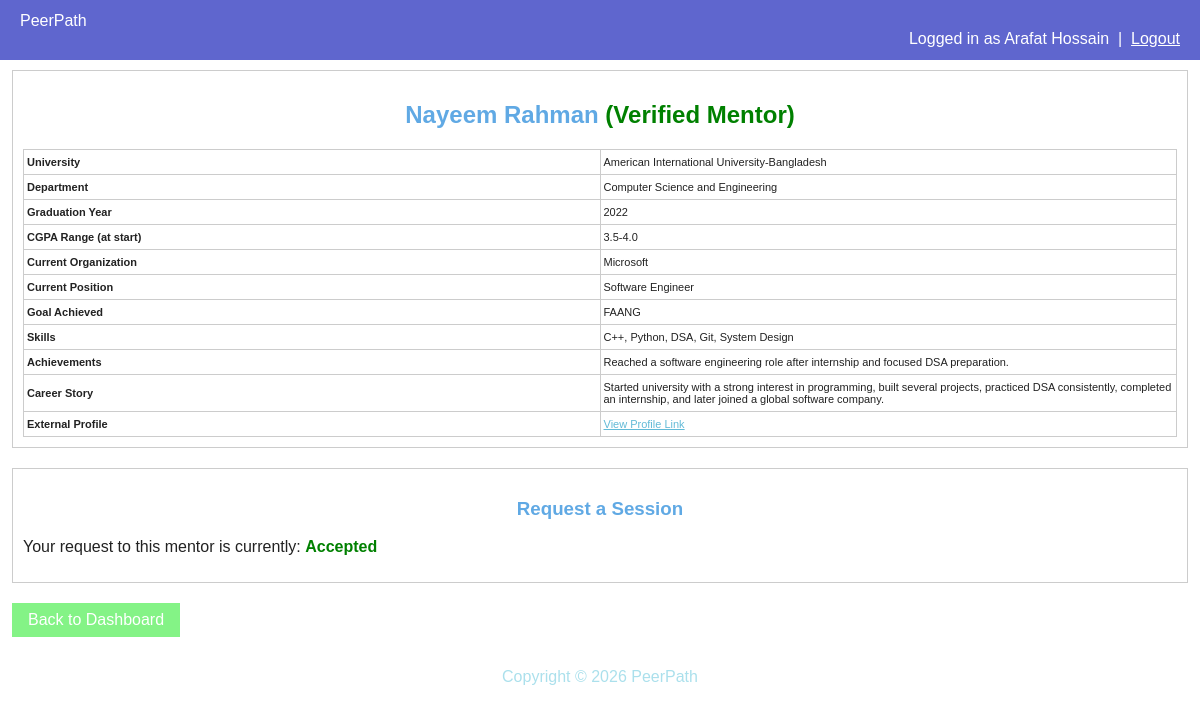
The app's page /view_mentor.php?id=9 (signed in) with its own data.
### tables this page shows
CREATE TABLE mentor_profiles (
    user_id              INT PRIMARY KEY,
    university           VARCHAR(150),
    department           VARCHAR(100),
    cgpa_range           ENUM('<2.5','2.5-3.0','3.0-3.5','3.5-4.0'),  
    graduation_year      YEAR,
    current_organization VARCHAR(150),
    current_position     VARCHAR(150),
    skills               VARCHAR(255),
    achievements         TEXT,
    career_story         TEXT,            
    external_profile_url VARCHAR(255),     
    goal_achieved        ENUM('FAANG','MS_Abroad','PhD_Abroad','PhD_Local',
                               'Research','Startup','Government','Other'),
    verification_status  ENUM('pending','verified','rejected') DEFAULT 'pending',
    FOREIGN KEY (user_id) REFERENCES users(user_id) ON DELETE CASCADE
);

CREATE TABLE users (
    user_id     INT AUTO_INCREMENT PRIMARY KEY,
    full_name   VARCHAR(100) NOT NULL,
    email       VARCHAR(150) NOT NULL UNIQUE,
    password    VARCHAR(255) NOT NULL,
    role        ENUM('student', 'mentor', 'admin') NOT NULL,
    created_at  TIMESTAMP DEFAULT CURRENT_TIMESTAMP
);

CREATE TABLE session_requests (
    request_id    INT AUTO_INCREMENT PRIMARY KEY,
    student_id    INT NOT NULL,
    mentor_id     INT NOT NULL,
    message       TEXT NOT NULL,
    status        ENUM('pending','accepted','rejected') DEFAULT 'pending',
    requested_at  TIMESTAMP DEFAULT CURRENT_TIMESTAMP,
    responded_at  TIMESTAMP NULL,
    FOREIGN KEY (student_id) REFERENCES users(user_id) ON DELETE CASCADE,
    FOREIGN KEY (mentor_id)  REFERENCES users(user_id) ON DELETE CASCADE
);

### view_mentor.php (the view, shortened to what this page needs)
<?php
include("db.php");
$viewerRole = $_SESSION["role"];
$viewerId   = $_SESSION["user_id"];
if ($viewerRole == "student") {
    $dashboardLink = "student_dashboard.php";
} elseif ($viewerRole == "mentor") {
    $dashboardLink = "mentor_dashboard.php";
} else {
    $dashboardLink = "admin_dashboard.php";
}
$mentorId = isset($_GET["id"]) ? (int) $_GET["id"] : 0;
$stmt = mysqli_prepare($conn,
    "SELECT u.user_id, u.full_name, u.email,
            m.university, m.department, m.cgpa_range, m.graduation_year,
            m.current_organization, m.current_position, m.skills,
            m.achievements, m.career_story, m.external_profile_url,
            m.goal_achieved, m.verification_status
     FROM users u
     JOIN mentor_profiles m ON u.user_id = m.user_id
     WHERE u.user_id = ? AND u.role = 'mentor'");
mysqli_stmt_bind_param($stmt, "i", $mentorId);
mysqli_stmt_execute($stmt);
$mentorResult = mysqli_stmt_get_result($stmt);
$mentor = mysqli_fetch_assoc($mentorResult);
$notFound = false;
$notAvailable = false;
$existingRequest = null;
if ($viewerRole == "student" && !$notFound && !$notAvailable) {
    $checkStmt = mysqli_prepare($conn,
        "SELECT status FROM session_requests
         WHERE student_id = ? AND mentor_id = ?
         ORDER BY requested_at DESC LIMIT 1");
    mysqli_stmt_bind_param($checkStmt, "ii", $viewerId, $mentorId);
    mysqli_stmt_execute($checkStmt);
    $checkResult = mysqli_stmt_get_result($checkStmt);
    $existingRequest = mysqli_fetch_assoc($checkResult);
}
?>
<!DOCTYPE html>
<html>
<head>
    <link rel="stylesheet" href="style.css">
</head>
<body>
<div class="navbar">
    <div class="nav-links">
        <a href="<?php echo $dashboardLink; ?>">PeerPath</a>
    </div>
    <div class="nav-user">
        Logged in as <?php echo htmlspecialchars($_SESSION["full_name"]); ?>
        &nbsp;|&nbsp;
        <a href="logout.php">Logout</a>
    </div>
</div>
<div class="container">
    <?php if ($notFound): ?>
        <div class="card">
            <p class="alert-error">Mentor not found.</p>
            <a href="<?php echo $dashboardLink; ?>" class="btn">Back to Dashboard</a>
        </div>
    <?php else: ?>
        <div class="card">
            <h2>
                <?php echo htmlspecialchars($mentor["full_name"]); ?>
                <?php if ($mentor["verification_status"] == "verified"): ?>
                    <span class="status-verified">(Verified Mentor)</span>
                <?php endif; ?>
            </h2>
            <table class="table-basic">
                <tr><td><strong>University</strong></td><td><?php echo htmlspecialchars($mentor["university"]); ?></td></tr>
                <tr><td><strong>Department</strong></td><td><?php echo htmlspecialchars($mentor["department"]); ?></td></tr>
                <tr><td><strong>Graduation Year</strong></td><td><?php echo htmlspecialchars($mentor["graduation_year"]); ?></td></tr>
                <tr><td><strong>CGPA Range (at start)</strong></td><td><?php echo htmlspecialchars($mentor["cgpa_range"]); ?></td></tr>
                <tr><td><strong>Current Organization</strong></td><td><?php echo htmlspecialchars($mentor["current_organization"]); ?></td></tr>
                <tr><td><strong>Current Position</strong></td><td><?php echo htmlspecialchars($mentor["current_position"]); ?></td></tr>
                <tr><td><strong>Goal Achieved</strong></td><td><?php echo htmlspecialchars($mentor["goal_achieved"]); ?></td></tr>
                <tr><td><strong>Skills</strong></td><td><?php echo htmlspecialchars($mentor["skills"]); ?></td></tr>
                <tr><td><strong>Achievements</strong></td><td><?php echo htmlspecialchars($mentor["achievements"]); ?></td></tr>
                <tr><td><strong>Career Story</strong></td><td><?php echo nl2br(htmlspecialchars($mentor["career_story"])); ?></td></tr>
                <tr>
                    <td><strong>External Profile</strong></td>
                    <td>
                        <?php if (!empty($mentor["external_profile_url"])): ?>
                            <a href="<?php echo htmlspecialchars($mentor["external_profile_url"]); ?>" target="_blank" rel="noopener noreferrer">
                                View Profile Link
                            </a>
                        <?php else: ?>
                            Not provided
                        <?php endif; ?>
                    </td>
                </tr>
            </table>
        </div>
        <?php if ($viewerRole == "student"): ?>
            <div class="card">
                <h3>Request a Session</h3>
                <?php if ($existingRequest && ($existingRequest["status"] == "pending" || $existingRequest["status"] == "accepted")): ?>
                    <p>
                        Your request to this mentor is currently:
                        <span class="status-<?php echo htmlspecialchars($existingRequest["status"]); ?>">
                            <?php echo htmlspecialchars(ucfirst($existingRequest["status"])); ?>
                        </span>
                    </p>
                <?php endif; ?>
            </div>
        <?php endif; ?>
        <a href="<?php echo $dashboardLink; ?>" class="btn btn-secondary">Back to Dashboard</a>
    <?php endif; ?>
</div>
<p class="site-footer">Copyright &copy; <?php echo date("Y"); ?> PeerPath</p>
</body>
</html>

### style.css (style rules this page uses)
body { font-family: Arial, sans-serif; background-color: #ffffff; color: #222222; margin: 0; }
h1, h2, h3 { text-align: center; color: #60a9e4; }
a { color: #62bad7; }
.container { width: 98%; max-width: 100%; margin: 10px auto; }
.card { background-color: rgb(255, 255, 255); border: 1px solid #cccccc; padding: 10px; margin-bottom: 20px; width: 100%; box-sizing: border-box; overflow: hidden; }
.navbar { overflow: hidden; background-color: #5f66ce; padding: 12px 20px; }
.navbar .nav-links a { color: white; margin-right: 15px; text-decoration: none; }
.navbar .nav-user { color: white; float: right; }
.navbar .nav-user a { color: white; }
.btn { display: inline-block; padding: 8px 16px; background-color: #226ba7; color: white; border: none; text-decoration: none; cursor: pointer; }
.btn-secondary { background-color: #84f386; }
.table-basic { width: 100%; border-collapse: collapse; background-color: white; table-layout: fixed; }
.table-basic th, .table-basic td { border: 1px solid #cccccc; padding: 6px 3px; font-size: 11px; word-wrap: break-word; overflow: hidden; }
.status-verified, .status-accepted { color: green; font-weight: bold; }
.site-footer { text-align: center; padding: 15px; color: #abe0ec; }

### records on screen
mentor_profiles: user_id.full_name "Nayeem Rahman", university "American International University-Bangladesh", department "Computer Science and Engineering", graduation_year "2022", cgpa_range "3.5-4.0", current_organization "Microsoft", current_position "Software Engineer", goal_achieved "FAANG", skills "C++, Python, DSA, Git, System Design", achievements "Reached a software engineering role after internship and focused DSA preparation.", career_story "Started university with a strong interest in programming, built several projects, practiced DSA consistently, completed an internship, and later joined a global software company."
session_requests: status "Accepted"

### other values on screen
$_SESSION["full_name"] "Arafat Hossain"
